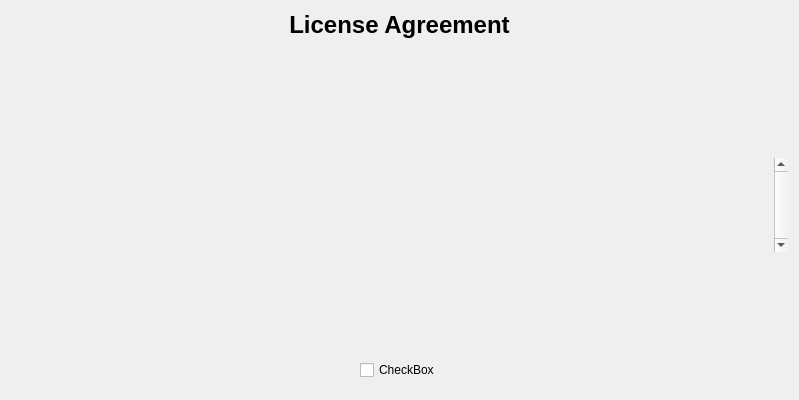
<?xml version="1.0" encoding="UTF-8"?>
<ui version="4.0">
 <author>
SPDX-FileCopyrightText: 2015 demmm &lt;anke62@gmail.com&gt;
SPDX-License-Identifier: GPL-3.0-or-later
 </author>
 <class>LicensePage</class>
 <widget class="QWidget" name="LicensePage">
  <property name="geometry">
   <rect>
    <x>0</x>
    <y>0</y>
    <width>799</width>
    <height>400</height>
   </rect>
  </property>
  <property name="windowTitle">
   <string notr="true">Form</string>
  </property>
  <layout class="QHBoxLayout" name="horizontalLayout">
   <item>
    <layout class="QVBoxLayout" name="verticalLayout" stretch="0,0,0,0,0,0">
     <item>
      <widget class="QLabel" name="titleLabel">
       <property name="text">
        <string>&lt;h1&gt;License Agreement&lt;/h1&gt;</string>
       </property>
       <property name="alignment">
        <set>Qt::AlignCenter</set>
       </property>
      </widget>
     </item>
     <item>
      <widget class="QLabel" name="mainText">
       <property name="sizePolicy">
        <sizepolicy hsizetype="Expanding" vsizetype="Minimum">
         <horstretch>0</horstretch>
         <verstretch>0</verstretch>
        </sizepolicy>
       </property>
       <property name="toolTip">
        <string notr="true"/>
       </property>
       <property name="text">
        <string notr="true">&lt;ClaudeInstall license text&gt;</string>
       </property>
       <property name="alignment">
        <set>Qt::AlignCenter</set>
       </property>
       <property name="wordWrap">
        <bool>true</bool>
       </property>
      </widget>
     </item>
     <item>
      <spacer name="verticalSpacer">
       <property name="orientation">
        <enum>Qt::Vertical</enum>
       </property>
       <property name="sizeHint" stdset="0">
        <size>
         <width>20</width>
         <height>40</height>
        </size>
       </property>
      </spacer>
     </item>
     <item>
      <widget class="QScrollArea" name="scrollArea">
       <property name="sizePolicy">
        <sizepolicy hsizetype="Expanding" vsizetype="Expanding">
         <horstretch>0</horstretch>
         <verstretch>0</verstretch>
        </sizepolicy>
       </property>
       <property name="frameShape">
        <enum>QFrame::NoFrame</enum>
       </property>
       <property name="verticalScrollBarPolicy">
        <enum>Qt::ScrollBarAlwaysOn</enum>
       </property>
       <property name="horizontalScrollBarPolicy">
        <enum>Qt::ScrollBarAlwaysOff</enum>
       </property>
       <property name="widgetResizable">
        <bool>true</bool>
       </property>
       <widget class="QWidget" name="scrollAreaWidgetContents">
        <property name="geometry">
         <rect>
          <x>0</x>
          <y>0</y>
          <width>765</width>
          <height>89</height>
         </rect>
        </property>
        <layout class="QVBoxLayout" name="licenseEntriesLayout"/>
       </widget>
      </widget>
     </item>
     <item>
      <spacer name="verticalSpacer_2">
       <property name="orientation">
        <enum>Qt::Vertical</enum>
       </property>
       <property name="sizeHint" stdset="0">
        <size>
         <width>20</width>
         <height>40</height>
        </size>
       </property>
      </spacer>
     </item>
     <item>
      <layout class="QHBoxLayout" name="horizontalLayout_3">
       <property name="spacing">
        <number>0</number>
       </property>
       <item>
        <spacer name="horizontalSpacer">
         <property name="orientation">
          <enum>Qt::Horizontal</enum>
         </property>
         <property name="sizeHint" stdset="0">
          <size>
           <width>1</width>
           <height>20</height>
          </size>
         </property>
        </spacer>
       </item>
       <item>
        <widget class="QFrame" name="acceptFrame">
         <layout class="QHBoxLayout" name="horizontalLayout_2">
          <item>
           <widget class="QCheckBox" name="acceptCheckBox">
            <property name="sizePolicy">
             <sizepolicy hsizetype="Minimum" vsizetype="Minimum">
              <horstretch>0</horstretch>
              <verstretch>0</verstretch>
             </sizepolicy>
            </property>
            <property name="text">
             <string notr="true">CheckBox</string>
            </property>
           </widget>
          </item>
         </layout>
        </widget>
       </item>
       <item>
        <spacer name="horizontalSpacer_2">
         <property name="orientation">
          <enum>Qt::Horizontal</enum>
         </property>
         <property name="sizeHint" stdset="0">
          <size>
           <width>1</width>
           <height>20</height>
          </size>
         </property>
        </spacer>
       </item>
      </layout>
     </item>
    </layout>
   </item>
  </layout>
 </widget>
 <resources/>
 <connections/>
</ui>
